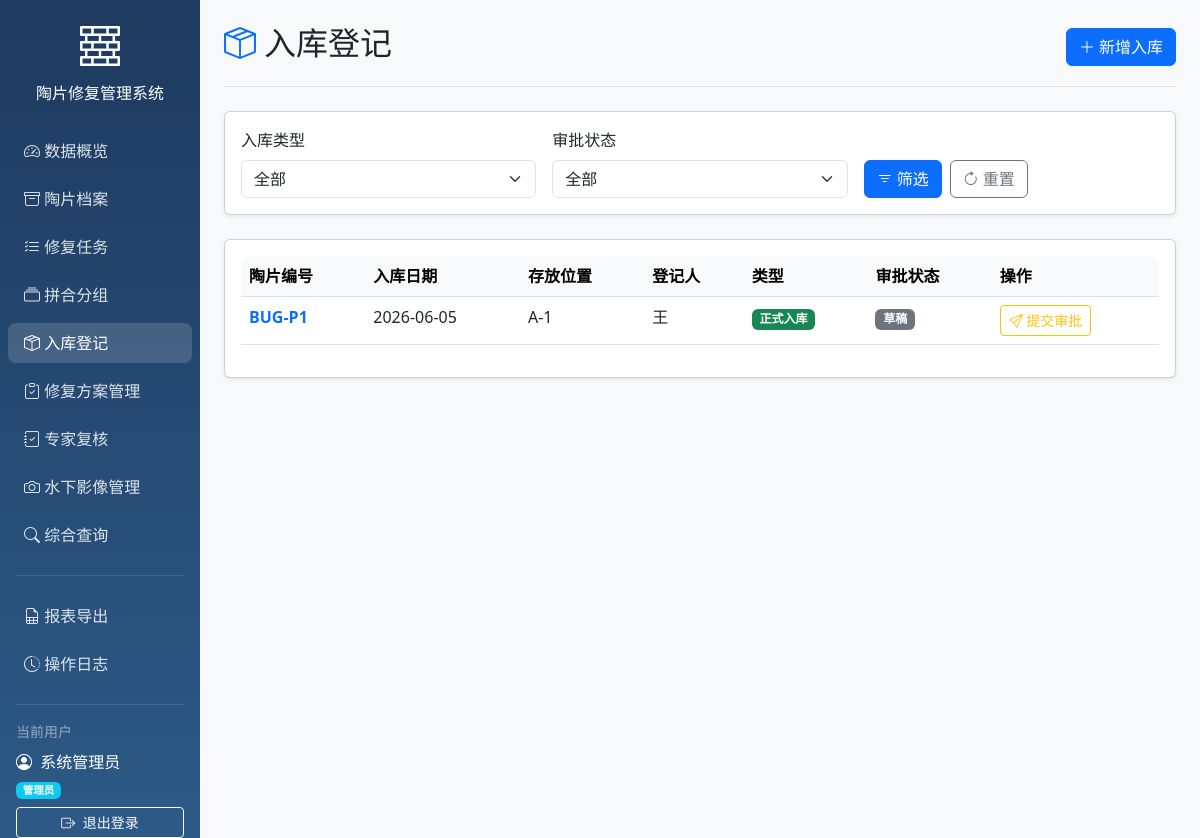
The app's page /storage (signed in) with its own data.
### models/models.py (models this page shows)
class User(Base):
    __tablename__ = "users"
    id = Column(Integer, primary_key=True, index=True)
    username = Column(String, unique=True, index=True)
    hashed_password = Column(String)
    full_name = Column(String)
    role = Column(String, default="修复员")
    created_at = Column(DateTime(timezone=True), server_default=func.now())
    assigned_tasks = relationship("RepairTask", foreign_keys="RepairTask.assignee_id", back_populates="assignee")
    created_tasks = relationship("RepairTask", foreign_keys="RepairTask.creator_id", back_populates="creator")
    operation_logs = relationship("OperationLog", back_populates="user")

class StorageRecord(Base):
    __tablename__ = "storage_records"
    id = Column(Integer, primary_key=True, index=True)
    pottery_id = Column(Integer, ForeignKey("potteries.id"), unique=True)
    storage_date = Column(Date)
    location = Column(String)
    registrar = Column(String)
    notes = Column(Text)
    is_official = Column(Boolean, default=False)
    approval_status = Column(String, default=ApprovalStatus.DRAFT)
    created_at = Column(DateTime(timezone=True), server_default=func.now())
    updated_at = Column(DateTime(timezone=True), onupdate=func.now())
    pottery = relationship("Pottery", back_populates="storage_record")
    approvals = relationship("StorageApproval", back_populates="storage_record", cascade="all, delete-orphan")

class Pottery(Base):
    __tablename__ = "potteries"
    id = Column(Integer, primary_key=True, index=True)
    pottery_number = Column(String, unique=True, index=True)
    water_area = Column(String)
    trench_number = Column(String)
    material = Column(String)
    decoration_description = Column(Text)
    damage_level = Column(String)
    current_status = Column(String)
    recovery_date = Column(Date)
    created_at = Column(DateTime(timezone=True), server_default=func.now())
    updated_at = Column(DateTime(timezone=True), onupdate=func.now())
    is_locked = Column(Boolean, default=False)
    cleaning_records = relationship("CleaningRecord", back_populates="pottery")
    pottery_groups = relationship("PotteryGroupMember", back_populates="pottery")
    storage_record = relationship("StorageRecord", uselist=False, back_populates="pottery")
    images = relationship("PotteryImage", back_populates="pottery", cascade="all, delete-orphan")
    repair_tasks = relationship("RepairTask", back_populates="pottery")

### main.py (the view)
@app.get("/storage", response_class=HTMLResponse)
async def list_storage(
    request: Request,
    current_user: User = Depends(get_current_user),
    db: Session = Depends(get_db),
    is_official: Optional[str] = None,
    approval_status: Optional[str] = None
):
    query = db.query(StorageRecord)
    if is_official is not None and is_official != "":
        query = query.filter(StorageRecord.is_official == (is_official == "true"))
    if approval_status:
        query = query.filter(StorageRecord.approval_status == approval_status)
    records = query.order_by(StorageRecord.storage_date.desc()).all()
    return templates.TemplateResponse("storage.html", {
        "request": request,
        "current_user": current_user,
        "records": records,
        "is_official": is_official,
        "approval_status": approval_status
    })

### templates/storage.html (shortened to what this page needs)
{% extends "base.html" %}
{% block body %}
<div class="container-fluid">
    <div class="row">
        {% include "sidebar.html" %}
        <main class="col-md-9 ms-sm-auto col-lg-10 px-md-4 main-content">
            <div class="d-flex justify-content-between flex-wrap flex-md-nowrap align-items-center pt-4 pb-3 mb-4 border-bottom">
                <h1 class="h2">
                    <i class="bi bi-box-seam text-primary me-2"></i>入库登记
                </h1>
                <div class="btn-toolbar mb-2 mb-md-0">
                    <a href="/storage/add" class="btn btn-primary">
                        <i class="bi bi-plus-lg me-1"></i>新增入库
                    </a>
                </div>
            </div>
            <div class="card shadow-sm mb-4">
                <div class="card-body">
                    <form method="GET" class="row g-3">
                        <div class="col-md-4">
                            <label class="form-label">入库类型</label>
                            <select class="form-select" name="is_official">
                                <option value="">全部</option>
                            </select>
                        </div>
                        <div class="col-md-4">
                            <label class="form-label">审批状态</label>
                            <select class="form-select" name="approval_status">
                                <option value="">全部</option>
                            </select>
                        </div>
                        <div class="col-md-4 d-flex align-items-end">
                            <button type="submit" class="btn btn-primary me-2">
                                <i class="bi bi-filter me-1"></i>筛选
                            </button>
                            <a href="/storage" class="btn btn-outline-secondary">
                                <i class="bi bi-arrow-clockwise me-1"></i>重置
                            </a>
                        </div>
                    </form>
                </div>
            </div>
            <div class="card shadow-sm">
                <div class="card-body">
                    <div class="table-responsive">
                        <table class="table table-hover">
                            <thead class="table-light">
                                <tr>
                                    <th>陶片编号</th>
                                    <th>入库日期</th>
                                    <th>存放位置</th>
                                    <th>登记人</th>
                                    <th>类型</th>
                                    <th>审批状态</th>
                                    <th>操作</th>
                                </tr>
                            </thead>
                            <tbody>
                                {% for r in records %}
                                <tr>
                                    <td>
                                        <a href="/potteries/{{ r.pottery.id }}" class="text-decoration-none">
                                            <strong>{{ r.pottery.pottery_number }}</strong>
                                        </a>
                                    </td>
                                    <td>{{ r.storage_date }}</td>
                                    <td>{{ r.location }}</td>
                                    <td>{{ r.registrar }}</td>
                                    <td>
                                        {% if r.is_official %}
                                        <span class="badge bg-success">正式入库</span>
                                        {% else %}
                                        <span class="badge bg-warning">临时存放</span>
                                        {% endif %}
                                    </td>
                                    <td>
                                        {% if r.approval_status == '草稿' %}
                                        <span class="badge bg-secondary">草稿</span>
                                        {% elif r.approval_status == '待审批' %}
                                        <span class="badge bg-warning">待审批</span>
                                        {% elif r.approval_status == '已通过' %}
                                        <span class="badge bg-success">已通过</span>
                                        {% elif r.approval_status == '已驳回' %}
                                        <span class="badge bg-danger">已驳回</span>
                                        {% endif %}
                                    </td>
                                    <td>
                                        {% if r.approval_status == '草稿' %}
                                        <a href="/storage/{{ r.id }}/submit" class="btn btn-sm btn-outline-warning" onclick="return confirm('确定提交审批吗？')">
                                            <i class="bi bi-send"></i> 提交审批
                                        </a>
                                        {% elif r.approval_status == '已通过' %}
                                        <span class="text-success"><i class="bi bi-lock-fill"></i> 已锁定</span>
                                        {% endif %}
                                    </td>
                                </tr>
                                {% endfor %}
                            </tbody>
                        </table>
                    </div>
                </div>
            </div>
        </main>
    </div>
</div>
{% endblock %}

### templates/sidebar.html
<div class="sidebar col-md-3 col-lg-2 d-md-block p-0">
    <div class="position-sticky pt-3">
        <div class="text-center mb-4 px-3">
            <i class="bi bi-bricks text-white" style="font-size: 2.5rem;"></i>
            <h6 class="text-white mt-2 mb-0">陶片修复管理系统</h6>
        </div>
        <ul class="nav flex-column">
            <li class="nav-item">
                <a class="nav-link {% if request.url.path == '/' %}active{% endif %}" href="/">
                    <i class="bi bi-speedometer2"></i>
                    数据概览
                </a>
            </li>
            <li class="nav-item">
                <a class="nav-link {% if '/potteries' in request.url.path %}active{% endif %}" href="/potteries">
                    <i class="bi bi-archive"></i>
                    陶片档案
                </a>
            </li>
            <li class="nav-item">
                <a class="nav-link {% if '/tasks' in request.url.path %}active{% endif %}" href="/tasks">
                    <i class="bi bi-list-check"></i>
                    修复任务
                </a>
            </li>
            <li class="nav-item">
                <a class="nav-link {% if '/groups' in request.url.path %}active{% endif %}" href="/groups">
                    <i class="bi bi-collection"></i>
                    拼合分组
                </a>
            </li>
            <li class="nav-item">
                <a class="nav-link {% if '/storage' in request.url.path %}active{% endif %}" href="/storage">
                    <i class="bi bi-box-seam"></i>
                    入库登记
                </a>
            </li>
            <li class="nav-item">
                <a class="nav-link {% if '/repair_plans' in request.url.path %}active{% endif %}" href="/repair_plans">
                    <i class="bi bi-clipboard-check"></i>
                    修复方案管理
                </a>
            </li>
            <li class="nav-item">
                <a class="nav-link {% if '/reviews' in request.url.path %}active{% endif %}" href="/reviews">
                    <i class="bi bi-journal-check"></i>
                    专家复核
                </a>
            </li>
            <li class="nav-item">
                <a class="nav-link {% if '/underwater_images' in request.url.path %}active{% endif %}" href="/underwater_images">
                    <i class="bi bi-camera"></i>
                    水下影像管理
                </a>
            </li>
            <li class="nav-item">
                <a class="nav-link {% if '/search' in request.url.path %}active{% endif %}" href="/search">
                    <i class="bi bi-search"></i>
                    综合查询
                </a>
            </li>
        </ul>
        <hr class="text-white-50 mx-3">
        <ul class="nav flex-column">
            <li class="nav-item">
                <a class="nav-link {% if '/reports' in request.url.path %}active{% endif %}" href="/reports">
                    <i class="bi bi-file-earmark-spreadsheet"></i>
                    报表导出
                </a>
            </li>
            <li class="nav-item">
                <a class="nav-link {% if '/logs' in request.url.path %}active{% endif %}" href="/logs">
                    <i class="bi bi-clock-history"></i>
                    操作日志
                </a>
            </li>
        </ul>
        <hr class="text-white-50 mx-3">
        <div class="px-3">
            <div class="text-white-50 small mb-2">当前用户</div>
            <div class="text-white mb-1">
                <i class="bi bi-person-circle me-1"></i>
                {{ current_user.full_name or current_user.username }}
            </div>
            <div class="text-white-50 small mb-2">
                <span class="badge bg-info">{{ current_user.role }}</span>
            </div>
            <a href="/logout" class="btn btn-outline-light btn-sm w-100">
                <i class="bi bi-box-arrow-right me-1"></i>
                退出登录
            </a>
        </div>
    </div>
</div>

### templates/base.html (style rules this page uses)
.sidebar { min-height: 100vh; background: linear-gradient(180deg, #1e3a5f 0%, #2d5a87 100%); }
.sidebar .nav-link { color: rgba(255,255,255,0.85); border-radius: 8px; margin: 4px 8px; transition: all 0.2s; }
.sidebar .nav-link:hover, .sidebar .nav-link.active { color: white; background: rgba(255,255,255,0.15); }
.sidebar .nav-link i { width: 24px; }
.main-content { background-color: #f8f9fa; min-height: 100vh; }
.table-responsive { border-radius: 8px; }

### records on screen
User: full_name "系统管理员", role "管理员"
StorageRecord: pottery.pottery_number "BUG-P1", storage_date "2026-06-05", location "A-1", registrar "王", is_official "正式入库", approval_status "草稿"
